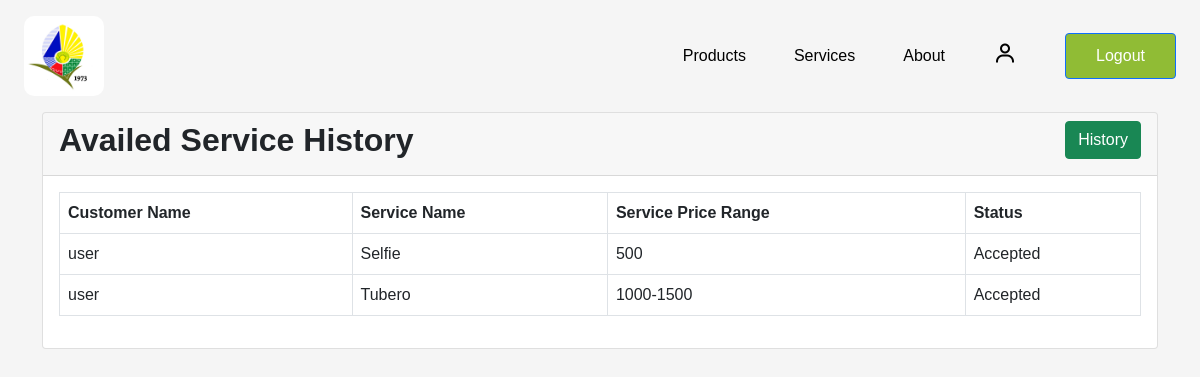
Page /service_avail_history.php (signed in) on the earlier database version.
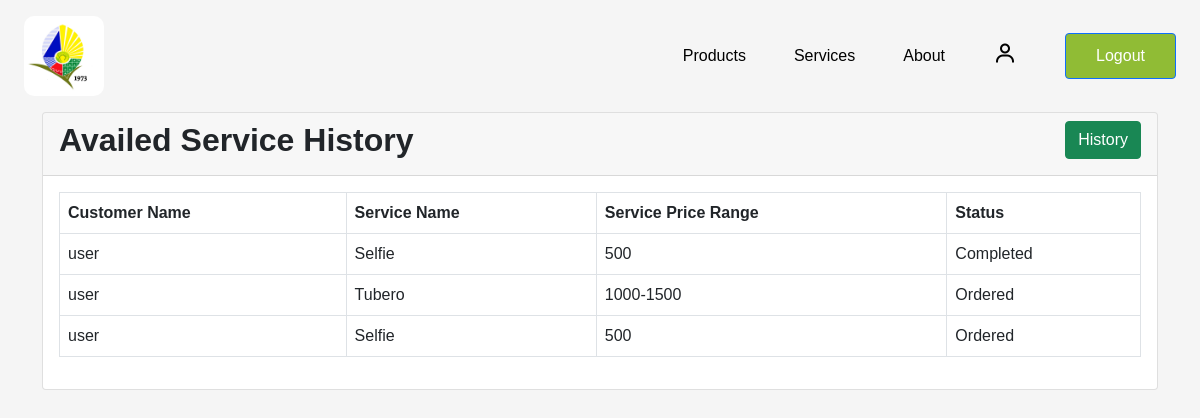
Same page on the later database version.
### tables this page shows
CREATE TABLE `availed_service` (
  `avail_id` int(20) NOT NULL,
  `service_avail_ref` varchar(340) NOT NULL,
  `service_id` int(200) NOT NULL,
  `date` date DEFAULT NULL,
  `avail_status` text NOT NULL,
  `account_id` int(200) NOT NULL
);

CREATE TABLE `account` (
  `id` int(11) NOT NULL,
  `fullname` varchar(255) NOT NULL,
  `email` varchar(255) NOT NULL,
  `contact` varchar(255) NOT NULL,
  `address` varchar(255) NOT NULL,
  `location` varchar(255) NOT NULL,
  `username` varchar(255) NOT NULL,
  `password` varchar(255) NOT NULL,
  `timestamp` datetime NOT NULL DEFAULT current_timestamp() ON UPDATE current_timestamp(),
  `usertype` varchar(255) NOT NULL
);

CREATE TABLE `services` (
  `id` int(11) NOT NULL,
  `image` varchar(255) NOT NULL,
  `title` varchar(255) NOT NULL,
  `description` text NOT NULL,
  `service_price_range` varchar(250) NOT NULL,
  `timestamp` date NOT NULL DEFAULT current_timestamp()
);

### service_avail_history.php (the view, shortened to what this page needs)
<?php
    include 'components/header.php';
    function getLogin() {
        if(isset($_SESSION["loggedin"]) && $_SESSION["loggedin"] === true){
            echo '<li><a href="profile.php"><i class="bx bx-user"></i></a></li>';
            echo '<li><a href="logout.php" class="btn btn-primary">Logout</a></li>';
        } else {
            echo '<li><a href="login.php" class="btn btn-primary">Login</a></li>';
        }
    }
?>
<body>
    <div class="wrapper w-100">
        <nav class="d-flex justify-content-between align-items-center flex-wrap">
            <a href="index.php"><img src="img/logo.png" class="logo" alt="Company Logo" /></a>
            <div class="menu">
                <ul class="d-flex align-items-center list-unstyled gap-5 m-0">
                    <li><a href="index.php#sidebar" target="_self">Products</a></li>
                    <li><a href="services.php" target="_self">Services</a></li>
                    <li><a href="about.php" target="_self">About</a></li>
                    <?php
                        getLogin();
                    ?>
                </ul>
            </div>
        </nav>
    </div>
    <div class="container">
        <div class="card">
            <div class="card-header d-flex justify-content-between">
                <h2 class="fw-bolder">Availed Service History</h2>
                <div class="dropdown">
                    <button class="btn btn-success" onclick="toggleDropdown()">History</button>
                </div>
            </div>
            <div class="card-body">
                <div class="table-responsive">
                    <table class="table table-bordered">
                        <thead>
                            <tr>
                                <th>Customer Name</th>
                                <th>Service Name</th>
                                <th>Service Price Range</th>
                                <th>Status</th>
                            </tr>
                        </thead>
                        <tbody>
                            <?php
                                $sqlGET = "SELECT a.avail_id, a.service_id, a.date, a.avail_status, s.title, s.service_price_range, a.account_id, d.fullname
                                    FROM availed_service a
                                    LEFT JOIN services s ON s.id = a.service_id
                                    LEFT JOIN account d ON d.id = a.account_id
                                    WHERE a.avail_status != 'cart'";
                                $joinedData = mysqli_query($conn, $sqlGET);
                                foreach ($joinedData as $product) {
                            ?>
                                <tr>
                                    <td><?= $product['fullname']; ?></td>
                                    <td><?= $product['title']; ?></td>
                                    <td><?= $product['service_price_range']; ?></td>
                                    <td><?= $product['avail_status'] ?></td>
                                </tr>
                            <?php } ?>
                        </tbody>
                    </table>
                </div>
            </div>
        </div>
    </div>
</body>

Differences in the rows shown:
removed availed_service: account.fullname "user", service.title "Selfie", service.service_price_range "500", avail_status "Accepted"
removed availed_service: account.fullname "user", service.title "Tubero", service.service_price_range "1000-1500", avail_status "Accepted"
added availed_service: account.fullname "user", service.title "Selfie", service.service_price_range "500", avail_status "Completed"
added availed_service: account.fullname "user", service.title "Tubero", service.service_price_range "1000-1500", avail_status "Ordered"
added availed_service: account.fullname "user", service.title "Selfie", service.service_price_range "500", avail_status "Ordered"
